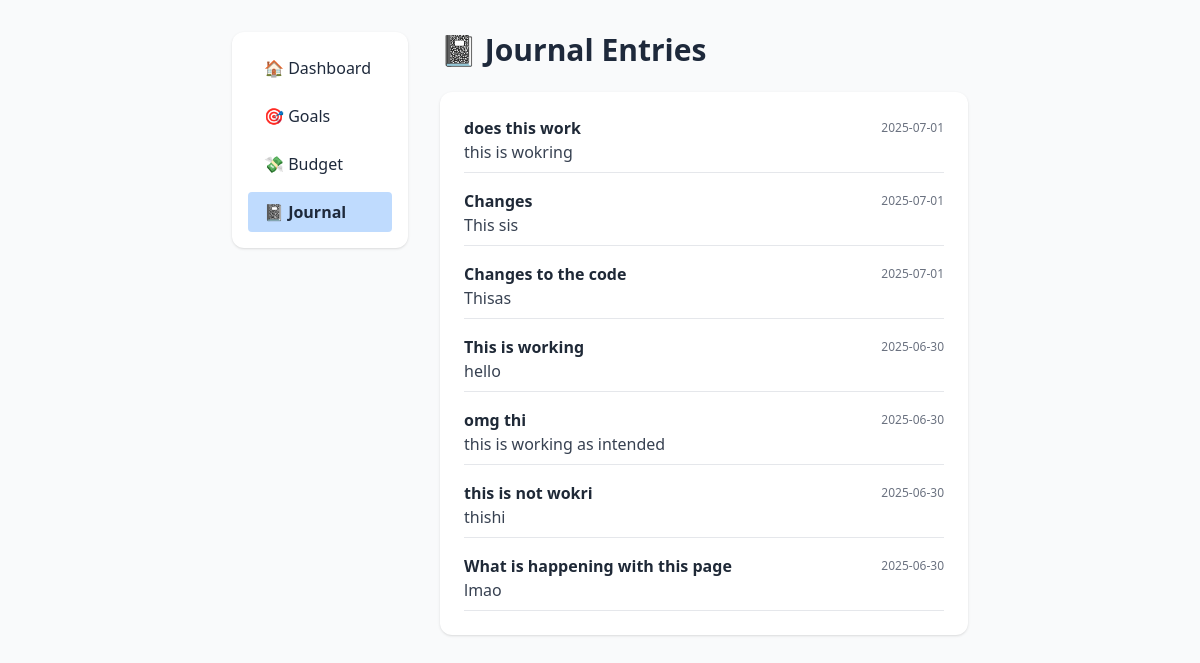
Before: /view_entries with the older database file.
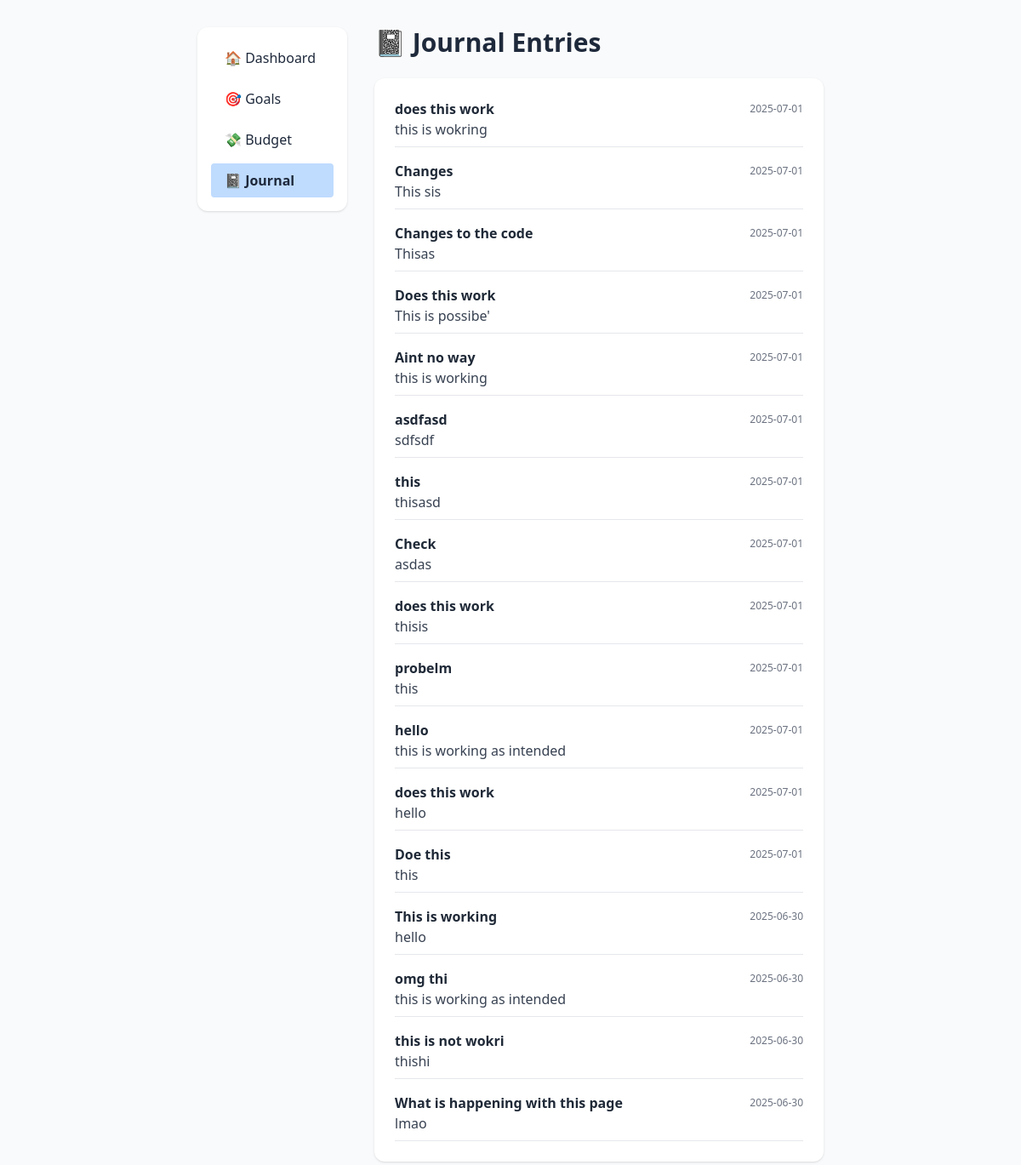
After: the same page with the newer database file.
### tables this page shows
CREATE TABLE journal (
            id INTEGER PRIMARY KEY AUTOINCREMENT,
            title TEXT NOT NULL,
            content TEXT NOT NULL,
            date TEXT NOT NULL,
            formatted_date TEXT GENERATED ALWAYS AS (
                strftime('%d %b %Y', date)
            ) STORED,
            created_at DATETIME DEFAULT CURRENT_TIMESTAMP
        );

### app.py (the view)
@app.route('/view_entries')
def view_entries():
    with sqlite3.connect('finance.db') as conn:
        cursor = conn.cursor()
        cursor.execute("""
            SELECT id, title, date, content, strftime('%d %b %Y', date) as formatted_date
            FROM journal
            ORDER BY date DESC
        """)
        entries = cursor.fetchall()
    return render_template('view_entries.html', entries=entries)

### templates/view_entries.html (shortened to what this page needs)
<!DOCTYPE html>
<html lang="en">
<head>
    <link rel="stylesheet" href="{{ url_for('static', filename='styles.css') }}">
    <script src="https://cdn.tailwindcss.com"></script>
</head>
<body class="bg-gray-50 min-h-screen font-sans">
    <div class="max-w-3xl mx-auto px-4 py-8">
        <div class="flex flex-col md:flex-row gap-8">
            <aside class="md:w-1/4 mb-8 md:mb-0">
                <nav class="bg-white rounded-xl shadow p-4 mb-6">
                    <ul class="space-y-2">
                        <li><a href="{{ url_for('home') }}" class="block py-2 px-4 rounded hover:bg-blue-100">🏠 Dashboard</a></li>
                        <li><a href="{{ url_for('view_goals') }}" class="block py-2 px-4 rounded hover:bg-blue-100">🎯 Goals</a></li>
                        <li><a href="{{ url_for('view_budget') }}" class="block py-2 px-4 rounded hover:bg-blue-100">💸 Budget</a></li>
                        <li><a href="{{ url_for('view_journal') }}" class="block py-2 px-4 rounded bg-blue-200 font-bold">📓 Journal</a></li>
                    </ul>
                </nav>
            </aside>
            <main class="md:w-3/4">
                <h1 class="text-3xl font-extrabold mb-6 flex items-center gap-2">📓 Journal Entries</h1>
                <div class="bg-white rounded-xl shadow p-6">
                    {% if entries %}
                        <div class="space-y-4">
                            {% for entry in entries %}
                            <div class="border-b pb-2 mb-2">
                                <div class="flex items-center justify-between">
                                    <span class="font-semibold text-gray-800">{{ entry[1] }}</span>
                                    <span class="text-xs text-gray-500">{{ entry[4] if entry[4] else entry[2] }}</span>
                                </div>
                                <p class="text-gray-700 whitespace-pre-line">{{ entry[3] }}</p>
                            </div>
                            {% endfor %}
                        </div>
                    {% else %}
                        <div class="text-gray-400 italic">No journal entries yet.</div>
                    {% endif %}
                </div>
            </main>
        </div>
    </div>
</body>
</html>

Changed rows visible on the page:
added journal: title "Does this work", date "2025-07-01", content "This is possibe'"
added journal: title "Aint no way", date "2025-07-01", content "this is working"
added journal: title "asdfasd", date "2025-07-01", content "sdfsdf"
added journal: title "this", date "2025-07-01", content "thisasd"
added journal: title "Check", date "2025-07-01", content "asdas"
added journal: title "does this work", date "2025-07-01", content "thisis"
added journal: title "probelm", date "2025-07-01", content "this"
added journal: title "hello", date "2025-07-01", content "this is working as intended"
added journal: title "does this work", date "2025-07-01", content "hello"
added journal: title "Doe this", date "2025-07-01", content "this"
